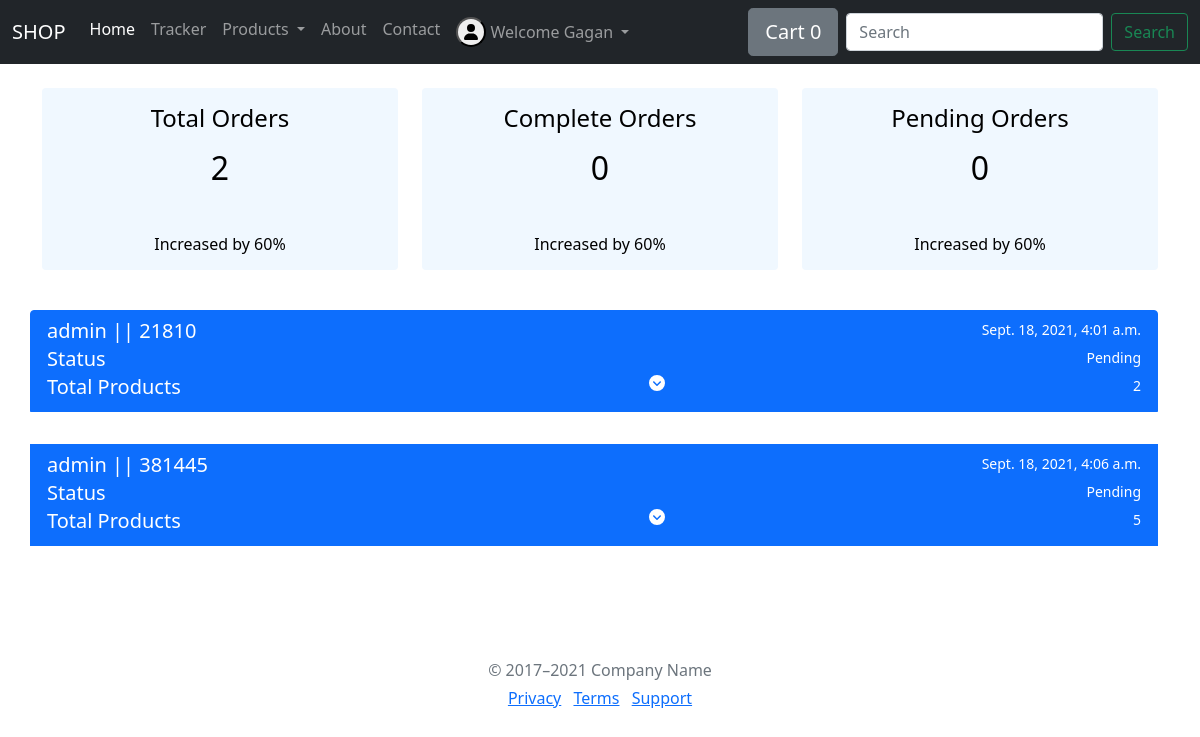
Before: /userdetails/dashbord/ (signed in) with the older database file.
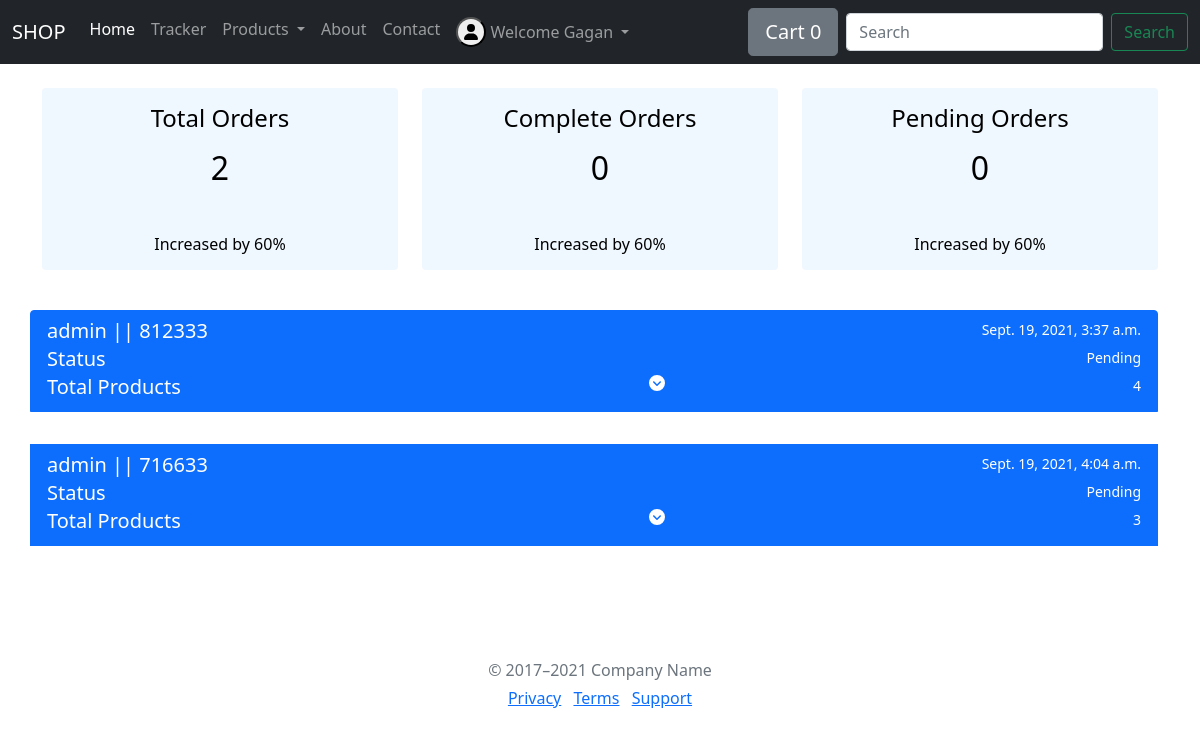
After: the same page with the newer database file.
### userdetails/models.py (models this page shows, shortened)
class UserOrder(CommonFields):
    P_status = (
        ('Pending', 'Pending'),
        ('Out Of Dilivery', 'Out Of Dilivery'),
        ('Order delivered', 'Order delivered'),
    )
    P_total = models.IntegerField(null=True)
    P_item = models.CharField(max_length=2000,default='')
    P_orderdate = models.DateTimeField(default=datetime.datetime.now)
    Status = models.CharField(max_length=500,choices=P_status,default='Pending')

class UserDliveryAddress(UserOrder):
    D_address1 = models.CharField(max_length=1500)
    D_address2 = models.CharField(max_length=1000)
    Phone = models.CharField(max_length=100)
    Country = models.CharField(max_length=900)
    State = models.CharField(max_length=900)
    Pin_code = models.CharField(max_length=100)

class CommonFields(models.Model):
    user = models.ForeignKey(User,on_delete=models.CASCADE,null=True)
    Track_id = models.CharField(max_length=900,default='')
    Full_name = models.CharField(max_length=1000,default='')
    class Meta:
        abstract = True

class UserOrder(CommonFields):
    P_status = (
        ('Pending', 'Pending'),
        ('Out Of Dilivery', 'Out Of Dilivery'),
        ('Order delivered', 'Order delivered'),
    )
    P_total = models.IntegerField(null=True)
    P_item = models.CharField(max_length=2000,default='')
    P_orderdate = models.DateTimeField(default=datetime.datetime.now)
    Status = models.CharField(max_length=500,choices=P_status,default='Pending')

### userdetails/views.py (the view)
# urls.py: path("dashbord/",views.Dashbord,name="dashbord"),
def Dashbord(request):
    if request.user.is_authenticated:
        username=request.user.id
        alldata=UserDliveryAddress.objects.filter(user=username)
        count=UserDliveryAddress.objects.filter(user=username).count()
        print(count)
        idd=UserProdectitems.objects.filter(userorder__user=username)
        return render(request,'dashbord.html',{'alldata':alldata,'idd':idd,'count':count})
    else:
        return HttpResponseRedirect('/login/')

### userdetails/templates/dashbord.html (shortened to what this page needs)
{% extends 'shop/basic.html' %}
{% load static %}
{% block css %}
<link rel="stylesheet" href="{% static 'userdetails/css/dashbord.css' %}">
{% endblock%}
{% block body %}
<div class="container my-4">
    <div class="row">
        <div class="col-md-4 stretch-card grid-margin ">
          <div class="card bg-gradient-danger card-img-holder text-white crdholdr">
            <div class="card-body mycard">
              <h4 class="font-weight-normal mb-3">Total Orders
              </h4>
              <h2 class="mb-5">{{count}}</h2>
              <h6 class="card-text">Increased by 60%</h6>
            </div>
          </div>
        </div>
        <div class="col-md-4 stretch-card grid-margin ">
          <div class="card bg-gradient-danger card-img-holder text-white crdholdr">
            <div class="card-body mycard">
              <h4 class="font-weight-normal mb-3">Complete Orders
              </h4>
              <h2 class="mb-5">0</h2>
              <h6 class="card-text">Increased by 60%</h6>
            </div>
          </div>
        </div>
        <div class="col-md-4 stretch-card grid-margin ">
          <div class="card bg-gradient-danger card-img-holder text-white crdholdr">
            <div class="card-body mycard">
              <h4 class="font-weight-normal mb-3">Pending Orders
              </h4>
              <h2 class="mb-5">0</h2>
              <h6 class="card-text">Increased by 60%</h6>
            </div>
          </div>
        </div>
    </div>
    <div class="row my-4">
        <div class="list-group">
            {% for data in alldata %}
            <a href="#multiCollapseExample1" data-bs-toggle="collapse" class="list-group-item list-group-item-action active my-3" role="button" aria-expanded="false" aria-controls="multiCollapseExample1">
              <div class="d-flex w-100 justify-content-between">
                <h5 class="mb-1">{{data.user}} || {{data.Track_id}}</h5>
                <small>{{data.P_orderdate}}</small>
              </div>
            <div class="d-flex w-100 justify-content-between">
                <h5 class="mb-1">Status</h5>
                <small>{{data.Status}}</small>
            </div>
            <div class="d-flex w-100 justify-content-between">
                <h5 class="mb-1">Total Products</h5>
                <i class="fas fa-chevron-circle-down"></i>
                <small>{{data.P_total}}</small>
            </div>
            </a>
            {% endfor %}
        </div>
    </div>
</div>
{% endblock %}

### shop/templates/shop/basic.html (shortened to what this page needs)
<!doctype html>
<html lang="en">
  <head>
    {% load static %}
    <link rel="stylesheet" href="{% static 'shop/css/all.min.css' %}">
    <link rel="stylesheet" href="{% static 'shop/css/bootstrap.css' %}">
    {% block css %}{% endblock%}
  </head>
  <body>
   {% load static %}
        <nav class="navbar navbar-expand-lg navbar-dark bg-dark">
            <div class="container-fluid">
            <a class="navbar-brand" href="/">
                SHOP
            </a>
            <div class="collapse navbar-collapse" id="navbarSupportedContent">
                <ul class="navbar-nav me-auto mb-2 mb-lg-0">
                <li class="nav-item">
                    <a class="nav-link active" aria-current="page" href="/shop">Home</a>
                </li>
                <li class="nav-item">
                    <a class="nav-link" href="{% url 'tracker' %}">Tracker</a>
                </li>
                <li class="nav-item dropdown">
                    <a class="nav-link dropdown-toggle" href="#" id="navbarDropdown" role="button" data-bs-toggle="dropdown" aria-expanded="false">
                    Products
                    </a>
                </li>
                <li class="nav-item">
                    <a class="nav-link" href="{% url 'about' %}" tabindex="-1" aria-disabled="true">About</a>
                </li>
                <li class="nav-item">
                    <a class="nav-link" href="{% url 'contact' %}" tabindex="-1" aria-disabled="true">Contact</a>
                </li>
                {% if request.user.is_authenticated %}
                <li class="nav-item dropdown">
                    <a class="nav-link dropdown-toggle" href="#" id="dropdownMenuLink" data-bs-toggle="dropdown" aria-expanded="false">
                        <button class="rounded-circle"> <i class="fas fa-user"></i> </button> Welcome {{user.first_name}}
                    </a>
                </li>
                {% endif %}
                </ul>
                <button type="button" class="btn btn-lg btn-secondary mx-2" id="popcart" data-container="body" data-toggle="popover" data-bs-trigger="hover focus" data-bs-placement="bottom" title="Popover title" data-content='Nothing'>
                Cart <span id='navcart'>0</span>
                </button>
                <form class="d-flex">
                    <input class="form-control me-2" type="search" placeholder="Search" aria-label="Search">
                    <button class="btn btn-outline-success" type="submit">Search</button>
                </form>
            </div>
            </div>
        </nav>
        {% block body %}{% endblock %}
    <div class="Container">
        <footer class="my-5 pt-5 text-muted text-center text-small">
            <p class="mb-1">© 2017–2021 Company Name</p>
            <ul class="list-inline">
            <li class="list-inline-item"><a href="#">Privacy</a></li>
            <li class="list-inline-item"><a href="#">Terms</a></li>
            <li class="list-inline-item"><a href="#">Support</a></li>
            </ul>
        </footer>
    </div>
  </body>
</html>

### userdetails/static/userdetails/css/dashbord.css (style rules this page uses)
.mycard { color: black; text-align: center; }
.crdholdr { border: none; background-color: aliceblue; }

Changed rows visible on the page:
removed UserDliveryAddress: user "admin", Track_id "21810", P_orderdate "Sept. 18, 2021, 4:01 a.m.", Status "Pending", P_total "2"
removed UserDliveryAddress: user "admin", Track_id "381445", P_orderdate "Sept. 18, 2021, 4:06 a.m.", Status "Pending", P_total "5"
added UserDliveryAddress: user "admin", Track_id "812333", P_orderdate "Sept. 19, 2021, 3:37 a.m.", Status "Pending", P_total "4"
added UserDliveryAddress: user "admin", Track_id "716633", P_orderdate "Sept. 19, 2021, 4:04 a.m.", Status "Pending", P_total "3"
